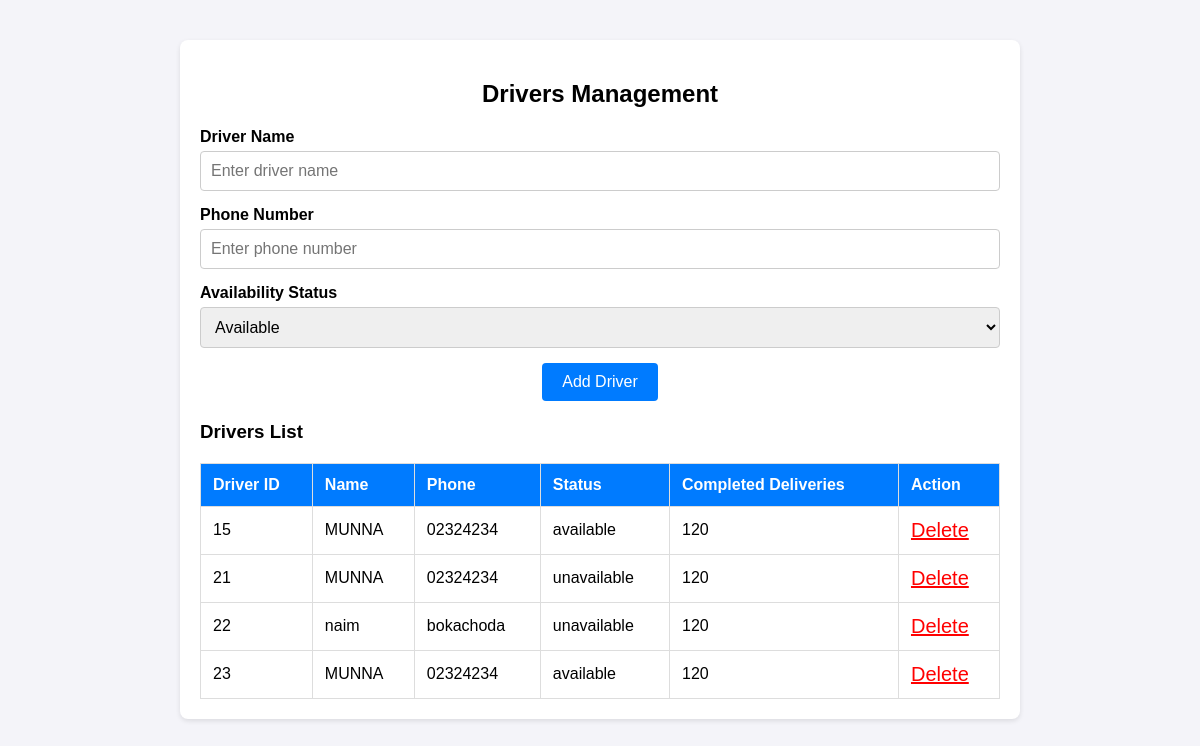
Before: /adminpannel/pages/drivermanagement/driverm.php with the older database file.
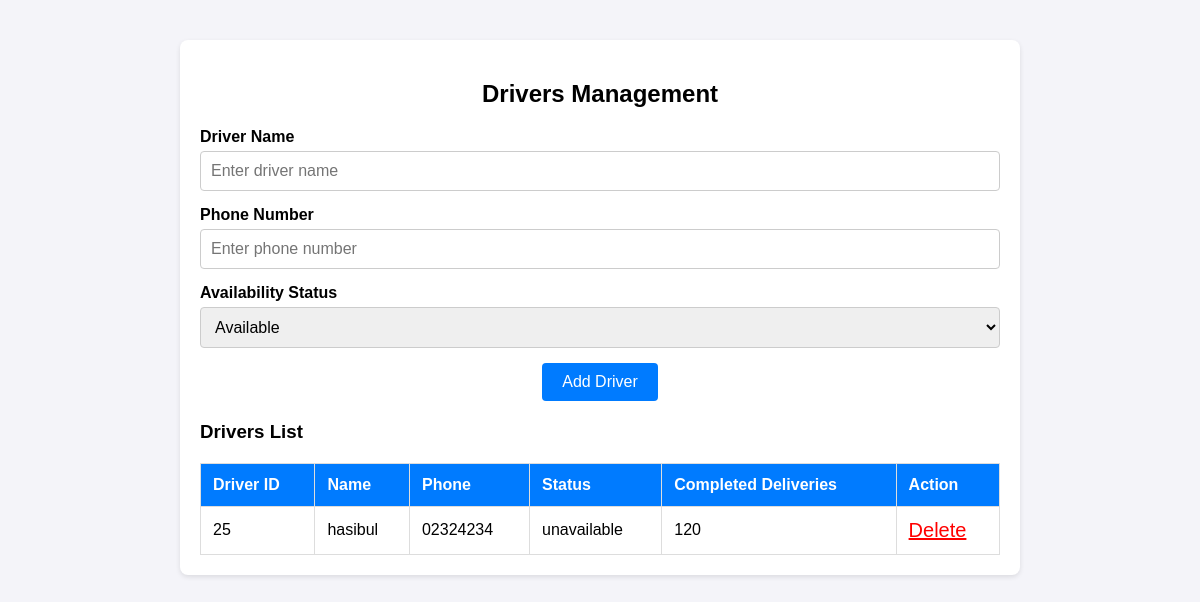
After: the same page with the newer database file.
### tables this page shows
CREATE TABLE `driver_management` (
  `id` int(100) NOT NULL,
  `driver_name` varchar(100) NOT NULL,
  `driver_phone` varchar(100) NOT NULL,
  `available` varchar(100) NOT NULL
);

### adminpannel/pages/drivermanagement/driverm.php (the view, shortened to what this page needs)
<?php
$database = mysqli_connect("localhost", "root", "", "fasttrack");
?>
<div class="drivers-container">
    <h2>Drivers Management</h2>
    <form action="" method="post">
        <div class="form-group">
            <label for="driver-name">Driver Name</label>
            <input type="text" id="driver-name" name="driver_name" placeholder="Enter driver name">
        </div>
        <div class="form-group">
            <label for="driver-phone">Phone Number</label>
            <input type="text" id="driver-phone" name="driver_phone" placeholder="Enter phone number">
        </div>
        <div class="form-group">
            <label for="driver-status">Availability Status</label>
            <select id="driver-status" name="driver_status">
                <option value="available">Available</option>
            </select>
        </div>
        <div class="form-actions">
            <button type="submit" name="add-driver">Add Driver</button>
        </div>
    </form>
    <?php
    $db = $database->query("select * from driver_management");
    echo "<h3>Drivers List</h3>
    <table>
        <thead>
            <tr>
                <th>Driver ID</th>
                <th>Name</th>
                <th>Phone</th>
                <th>Status</th>
                <th>Completed Deliveries</th>
                <th>Action</th>
            </tr>
        </thead>";
    while ($row= $db->fetch_assoc()) {
        echo "<tbody>
            <tr>
                <td>{$row['id']}</td>
                <td>{$row['driver_name']} </td>
                <td>{$row['driver_phone']}</td>
                <td>{$row['available']}</td>
                <td>120</td>
                <td><a href='index.php?deleteid={$row['id']}' style='color:red; font-size:20px;'>Delete</a></td>
            </tr>
            </tbody>";
    }
    echo "</table>";
    ?>
</div>

### adminpannel/pages/drivermanagement/driverm.php (style rules this page uses)
.drivers-container { max-width: 800px; margin: 20px auto; background: #fff; padding: 20px; border-radius: 8px; box-shadow: 0 2px 5px rgba(0, 0, 0, 0.1); }
h2 { text-align: center; margin-bottom: 20px; }
.form-group { margin-bottom: 15px; }
.form-group label { display: block; margin-bottom: 5px; font-weight: bold; }
.form-group input, .form-group select { width: 100%; padding: 10px; font-size: 16px; border: 1px solid #ccc; border-radius: 4px; }
.form-actions { text-align: center; margin-bottom: 20px; }
.form-actions button { padding: 10px 20px; font-size: 16px; border: none; border-radius: 4px; cursor: pointer; background-color: #007bff; color: #fff; }
table { width: 100%; border-collapse: collapse; margin-top: 20px; }
table, th, td { border: 1px solid #ddd; }
th, td { padding: 12px; text-align: left; }
th { background-color: #007bff; color: #fff; }

Changed rows visible on the page:
removed driver_management: id "15", driver_name "MUNNA", driver_phone "02324234", available "available"
removed driver_management: id "21", driver_name "MUNNA", driver_phone "02324234", available "unavailable"
removed driver_management: id "22", driver_name "naim", driver_phone "bokachoda", available "unavailable"
removed driver_management: id "23", driver_name "MUNNA", driver_phone "02324234", available "available"
added driver_management: id "25", driver_name "hasibul", driver_phone "02324234", available "unavailable"
